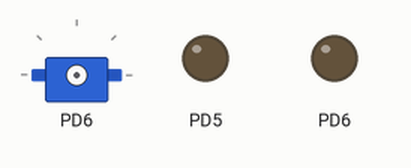
This program was run on a simulated ATmega328P, built with avr-gcc and emulated at 16 MHz. Shown: servo, output pins drawn as LEDs (lit = HIGH). Servo pulses on a pin are drawn as a servo (544–2400 µs = 0–180°); pins used as bus, display or sensor lines are not drawn; what the program prints to the serial monitor is not drawn.

Above: at 0.1 s.
At 3.6 s:
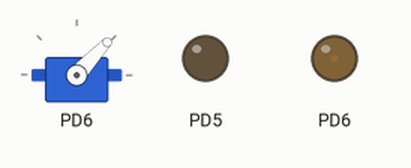
Timing chart, 0 to 5.1 s (numbered marks = the images above):
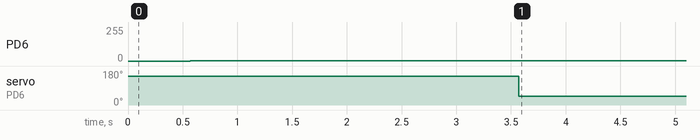

Measured:
- by itself, PD6: 0/255 → 1/255 at 0.57 s
- by itself, servo on PD6: 152° → 47° at 3.6 s

The program:

main.c
```c
/*
 * NFC_I2C_Slave.c
 *
 * Created: 21/08/2025
 * Author: Manuel
 * Description:
 *   Esclavo I2C (0x30) con:
 *      - Lector RFID RC522 (NFC)
 *      - Control de talanquera con servo
 *   Funcionalidad:
 *      - Detecta tarjeta y abre talanquera automáticamente
 *      - Envía UID completo (5 bytes) al maestro cuando este lo solicite con 'R'
 */

#define F_CPU 16000000UL
#include <avr/io.h>
#include <util/delay.h>
#include <avr/interrupt.h>
#include <string.h>
#include <stdio.h>
#include "UART.h"
#include "ALB_RFID.h"
#include "PWM0.h"
#include "I2C.h"

// Dirección I2C del esclavo
#define SlaveAddress 0x30
#define Talanquera_Abierta 950
#define Talanquera_cerrada 450

// ---------------- Variables ----------------
volatile uint8_t buffer = 0;        // Último comando recibido por I2C
uint8_t uid[5] = {0};               // UID de la tarjeta leída
char hex[3];
uint8_t mservo = 1;

// ---------------- NFC ----------------
void lectura_NFC(void) {
    if (rfid_isCard()) {
        UART_write_txt("Tarjeta detectada!\r\n");
        if (rfid_readCardSerial()) {
            UART_write_txt("UID: ");
            for (int i = 0; i < 5; i++) {
                uid[i] = rfid_state.serNum[i]; // guardar UID
                sprintf(hex, "%02X", uid[i]);
                UART_write_txt(hex);
            }
            UART_write_txt("\r\n");

            // Aquí se podría validar UID contra lista autorizada
            // if (uid[0]==0xDE && uid[1]==0xAD && ...) { // ejemplo filtro
            //     Servo_Abrir();
            // }

            // Por ahora cualquier tarjeta abre talanquera
               // tiempo de paso
        }
    }
    _delay_ms(500);
}

// ---------------- I2C ISR ----------------
ISR(TWI_vect) {
    uint8_t estado;
    static uint8_t i = 0;  // índice de envío UID
    estado = TWSR & 0xFC;

    switch (estado) {
        case 0x60: // SLA+W recibido
        case 0x70:
            TWCR |= (1<<TWINT);
            break;

        case 0x80: // Dato recibido desde Maestro
        case 0x90:
            buffer = TWDR;  // Guardamos comando
			if (buffer == 'T'){
				mservo = 1;
			}
            TWCR |= (1 << TWINT);
            break;

        case 0xA8: // SLA+R recibido -> enviar datos
        case 0xB8:
			if (buffer == 'R') {
                TWDR = uid[i++];
                if (i >= 5) i = 0; // reinicia después de enviar 5 bytes
            }else {
                TWDR = 0xFF; // Valor inválido
            }
            TWCR = (1 << TWEN) | (1 << TWIE) | (1 << TWINT) | (1 << TWEA);
            break;

        default:
            TWCR |= (1 << TWINT) | (1 << TWSTO);
            break;
    }
}

// ---------------- MAIN ----------------
int main(void) {
    UART_init();
    I2C_Slave_Init(SlaveAddress);
    rfid_init();
	PWM0_init();

    sei(); // Habilitar interrupciones

    UART_write_txt("\r\nEsclavo I2C - NFC listo!\r\n");

    while (1) {
        lectura_NFC();   // Leer tarjetas

		if (mservo == 1)
		{
			PWM0_dca(Talanquera_Abierta, NO_INVERTING);
			_delay_ms(3000);
			PWM0_dca(Talanquera_cerrada, NO_INVERTING);
			mservo = 0;
		}
    }
}
```

ALB_RFID.c
```c
#include "ALB_RFID.h"

// Instancia global del estado RFID
RFID_State_t rfid_state;

/******************************************************************************
 * Implementación de Funciones de Bajo Nivel (Pines y SPI)
 ******************************************************************************/

// Inicialización de pines (reemplazo de pinMode)
void rfid_pin_init(void) {
    // Configurar pines CS y RST como salida
    RFID_CS_DDR |= (1 << RFID_CS_PIN);
    RFID_RST_DDR |= (1 << RFID_RST_PIN);

    // Inicializar CS en HIGH (inactivo) y RST en HIGH (activo)
    RFID_CS_PORT |= (1 << RFID_CS_PIN);
    RFID_RST_PORT |= (1 << RFID_RST_PIN);
}

// Funciones para controlar el pin Chip Select (CS)
void rfid_cs_low(void) {
    RFID_CS_PORT &= ~(1 << RFID_CS_PIN);
}

void rfid_cs_high(void) {
    RFID_CS_PORT |= (1 << RFID_CS_PIN);
}

// Funciones para controlar el pin Reset (NRSTPD)
void rfid_rst_low(void) {
    RFID_RST_PORT &= ~(1 << RFID_RST_PIN);
}

void rfid_rst_high(void) {
    RFID_RST_PORT |= (1 << RFID_RST_PIN);
}

// Implementación básica de SPI para ATmega328P
void spi_init(void) {
    // Configurar MOSI, SCK, SS (manual) como salida, MISO como entrada
    SPI_DDR |= (1 << SPI_MOSI) | (1 << SPI_SCK) | (1 << SPI_SS);
    SPI_DDR &= ~(1 << SPI_MISO);

    // Habilitar SPI, Maestro, SCK Fosc/16 (ajusta según necesidad)
    SPCR = (1 << SPE) | (1 << MSTR) | (1 << SPR0); // SPR1 y SPR0 para velocidad
    SPSR = 0; // Asegurarse de que SPI2X esté en 0 para Fosc/16
}

unsigned char spi_transfer(unsigned char data) {
    SPDR = data; // Cargar datos en el registro de datos SPI
    while (!(SPSR & (1 << SPIF))); // Esperar a que la transferencia se complete
    return SPDR; // Devolver los datos recibidos
}

/******************************************************************************
 * Implementación de la Librería RFID
 ******************************************************************************/

// Constructor (ahora función de inicialización)
void rfid_init(void) {
    rfid_pin_init(); // Inicializar pines CS y RST
    spi_init();      // Inicializar SPI

    rfid_rst_high(); // Asegurarse de que el pin de reset esté alto

    rfid_reset();

    // Timer: TPrescaler*TreloadVal/6.78MHz = 24ms
    rfid_writeMFRC522(TModeReg, 0x8D);      // Tauto=1; f(Timer) = 6.78MHz/TPreScaler
    rfid_writeMFRC522(TPrescalerReg, 0x3E); // TModeReg[3..0] + TPrescalerReg
    rfid_writeMFRC522(TReloadRegL, 30);
    rfid_writeMFRC522(TReloadRegH, 0);

    rfid_writeMFRC522(TxAutoReg, 0x40);     // 100%ASK
    rfid_writeMFRC522(ModeReg, 0x3D);       // CRC valor inicial de 0x6363

    rfid_antennaOn(); // Abre la antena
}

void rfid_reset(void) {
    rfid_writeMFRC522(CommandReg, PCD_RESETPHASE);
}

void rfid_writeMFRC522(unsigned char addr, unsigned char val) {
    rfid_cs_low();

    // 0XXXXXX0 formato de dirección
    spi_transfer((addr << 1) & 0x7E);
    spi_transfer(val);

    rfid_cs_high();
}

void rfid_antennaOn(void) {
    unsigned char temp;

    temp = rfid_readMFRC522(TxControlReg);
    if (!(temp & 0x03)) {
        rfid_setBitMask(TxControlReg, 0x03);
    }
}

unsigned char rfid_readMFRC522(unsigned char addr) {
    unsigned char val;
    rfid_cs_low();
    spi_transfer(((addr << 1) & 0x7E) | 0x80);
    val = spi_transfer(0x00);
    rfid_cs_high();
    return val;
}

void rfid_setBitMask(unsigned char reg, unsigned char mask) {
    unsigned char tmp;
    tmp = rfid_readMFRC522(reg);
    rfid_writeMFRC522(reg, tmp | mask);  // set bit mask
}

void rfid_clearBitMask(unsigned char reg, unsigned char mask) {
    unsigned char tmp;
    tmp = rfid_readMFRC522(reg);
    rfid_writeMFRC522(reg, tmp & (~mask));  // clear bit mask
}

void rfid_calculateCRC(unsigned char *pIndata, unsigned char len, unsigned char *pOutData) {
    unsigned char i, n;

    rfid_clearBitMask(DivIrqReg, 0x04);         // CRCIrq = 0
    rfid_setBitMask(FIFOLevelReg, 0x80);        // Claro puntero FIFO

    // Escribir datos en el FIFO
    for (i = 0; i < len; i++) {
        rfid_writeMFRC522(FIFODataReg, *(pIndata + i));
    }
    rfid_writeMFRC522(CommandReg, PCD_CALCCRC);

    // Esperar a la finalización de cálculo del CRC
    i = 0xFF;
    do {
        n = rfid_readMFRC522(DivIrqReg);
        i--;
    } while ((i != 0) && !(n & 0x04)); // CRCIrq = 1

    // Lea el cálculo de CRC
    pOutData[0] = rfid_readMFRC522(CRCResultRegL);
    pOutData[1] = rfid_readMFRC522(CRCResultRegM);
}

unsigned char rfid_MFRC522ToCard(unsigned char command, unsigned char *sendData, unsigned char sendLen, unsigned char *backData, unsigned int *backLen) {
    unsigned char status = MI_ERR;
    unsigned char irqEn = 0x00;
    unsigned char waitIRq = 0x00;
    unsigned char lastBits;
    unsigned char n;
    unsigned int i;

    switch (command) {
        case PCD_AUTHENT: // Tarjetas de certificación cerca
        {
            irqEn = 0x12;
            waitIRq = 0x10;
            break;
        }
        case PCD_TRANSCEIVE: // La transmisión de datos FIFO
        {
            irqEn = 0x77;
            waitIRq = 0x30;
            break;
        }
        default:
            break;
    }

    rfid_writeMFRC522(CommIEnReg, irqEn | 0x80); // De solicitud de interrupción
    rfid_clearBitMask(CommIrqReg, 0x80);         // Borrar todos los bits de petición de interrupción
    rfid_setBitMask(FIFOLevelReg, 0x80);         // FlushBuffer=1, FIFO de inicialización

    rfid_writeMFRC522(CommandReg, PCD_IDLE); // NO action; Y cancelar el comando

    // Escribir datos en el FIFO
    for (i = 0; i < sendLen; i++) {
        rfid_writeMFRC522(FIFODataReg, sendData[i]);
    }

    // Ejecutar el comando
    rfid_writeMFRC522(CommandReg, command);
    if (command == PCD_TRANSCEIVE) {
        rfid_setBitMask(BitFramingReg, 0x80); // StartSend=1,transmission of data starts
    }

    // A la espera de recibir datos para completar
    i = 2000; // Tiempo máximo de espera operación M1 25ms tarjeta
    do {
        n = rfid_readMFRC522(CommIrqReg);
        i--;
    } while ((i != 0) && !(n & 0x01) && !(n & waitIRq));

    rfid_clearBitMask(BitFramingReg, 0x80); // StartSend=0

    if (i != 0) {
        if (!(rfid_readMFRC522(ErrorReg) & 0x1B)) // BufferOvfl Collerr CRCErr ProtecolErr
        {
            status = MI_OK;
            if (n & irqEn & 0x01) {
                status = MI_NOTAGERR;
            }

            if (command == PCD_TRANSCEIVE) {
                n = rfid_readMFRC522(FIFOLevelReg);
                lastBits = rfid_readMFRC522(ControlReg) & 0x07;
                if (lastBits) {
                    *backLen = (n - 1) * 8 + lastBits;
                } else {
                    *backLen = n * 8;
                }

                if (n == 0) {
                    n = 1;
                }
                if (n > MAX_LEN) {
                    n = MAX_LEN;
                }

                // Lea los datos recibidos en el FIFO
                for (i = 0; i < n; i++) {
                    backData[i] = rfid_readMFRC522(FIFODataReg);
                }
            }
        } else {
            status = MI_ERR;
        }
    }

    return status;
}

unsigned char rfid_MFRC522Request(unsigned char reqMode, unsigned char *TagType) {
    unsigned char status;
    unsigned int backBits; // Recibió bits de datos

    rfid_writeMFRC522(BitFramingReg, 0x07); // TxLastBists = BitFramingReg[2..0]

    TagType[0] = reqMode;
    status = rfid_MFRC522ToCard(PCD_TRANSCEIVE, TagType, 1, TagType, &backBits);

    if ((status != MI_OK) || (backBits != 0x10)) {
        status = MI_ERR;
    }

    return status;
}

unsigned char rfid_anticoll(unsigned char *serNum_out) {
    unsigned char status;
    unsigned char i;
    unsigned char serNumCheck = 0;
    unsigned int unLen;

    rfid_writeMFRC522(BitFramingReg, 0x00); // TxLastBists = BitFramingReg[2..0]

    serNum_out[0] = PICC_ANTICOLL;
    serNum_out[1] = 0x20;
    status = rfid_MFRC522ToCard(PCD_TRANSCEIVE, serNum_out, 2, serNum_out, &unLen);

    if (status == MI_OK) {
        // Compruebe el número de serie de la tarjeta
        for (i = 0; i < 4; i++) {
            serNumCheck ^= serNum_out[i];
        }
        if (serNumCheck != serNum_out[i]) {
            status = MI_ERR;
        }
    }

    return status;
}

unsigned char rfid_auth(unsigned char authMode, unsigned char BlockAddr, unsigned char *Sectorkey, unsigned char *serNum_in) {
    unsigned char status;
    unsigned int recvBits;
    unsigned char i;
    unsigned char buff[12];

    // Verifique la dirección de comandos de bloques del sector + + contraseña + número de la tarjeta de serie
    buff[0] = authMode;
    buff[1] = BlockAddr;
    for (i = 0; i < 6; i++) {
        buff[i + 2] = *(Sectorkey + i);
    }
    for (i = 0; i < 4; i++) {
        buff[i + 8] = *(serNum_in + i);
    }
    status = rfid_MFRC522ToCard(PCD_AUTHENT, buff, 12, buff, &recvBits);

    if ((status != MI_OK) || (!(rfid_readMFRC522(Status2Reg) & 0x08))) {
        status = MI_ERR;
    }

    return status;
}

unsigned char rfid_read(unsigned char blockAddr, unsigned char *recvData) {
    unsigned char status;
    unsigned int unLen;

    recvData[0] = PICC_READ;
    recvData[1] = blockAddr;
    rfid_calculateCRC(recvData, 2, &recvData[2]);
    status = rfid_MFRC522ToCard(PCD_TRANSCEIVE, recvData, 4, recvData, &unLen);

    if ((status != MI_OK) || (unLen != 0x90)) {
        status = MI_ERR;
    }

    return status;
}

unsigned char rfid_write(unsigned char blockAddr, unsigned char *writeData) {
    unsigned char status;
    unsigned int recvBits;
    unsigned char i;
    unsigned char buff[18];

    buff[0] = PICC_WRITE;
    buff[1] = blockAddr;
    rfid_calculateCRC(buff, 2, &buff[2]);
    status = rfid_MFRC522ToCard(PCD_TRANSCEIVE, buff, 4, buff, &recvBits);

    if ((status != MI_OK) || (recvBits != 4) || ((buff[0] & 0x0F) != 0x0A)) {
        status = MI_ERR;
    }

    if (status == MI_OK) {
        for (i = 0; i < 16; i++) // Datos a la FIFO 16Byte escribir
        {
            buff[i] = *(writeData + i);
        }
        rfid_calculateCRC(buff, 16, &buff[16]);
        status = rfid_MFRC522ToCard(PCD_TRANSCEIVE, buff, 18, buff, &recvBits);

        if ((status != MI_OK) || (recvBits != 4) || ((buff[0] & 0x0F) != 0x0A)) {
            status = MI_ERR;
        }
    }

    return status;
}

void rfid_halt(void) {
    unsigned char status;
    unsigned int unLen;
    unsigned char buff[4];

    buff[0] = PICC_HALT;
    buff[1] = 0;
    rfid_calculateCRC(buff, 2, &buff[2]);

    status = rfid_MFRC522ToCard(PCD_TRANSCEIVE, buff, 4, buff, &unLen);
}

/******************************************************************************
 * Funciones de Alto Nivel (User API)
 ******************************************************************************/

unsigned char rfid_isCard(void) {
    unsigned char status;
    unsigned char str[MAX_LEN];

    status = rfid_MFRC522Request(PICC_REQIDL, str);
    if (status == MI_OK) {
        return 1; // true
    } else {
        return 0; // false
    }
}

unsigned char rfid_readCardSerial(void) {
    unsigned char status;
    unsigned char str[MAX_LEN];

    // Anti-colisión, devuelva el número de serie de tarjeta de 4 bytes
    status = rfid_anticoll(str);
    memcpy(rfid_state.serNum, str, 5); // Copiar el número de serie a la estructura global

    if (status == MI_OK) {
        return 1; // true
    } else {
        return 0; // false
    }
}
```

I2C.c
```c
/*
 * I2C.c
 *
 * Created: 1/08/2025 07:14:56
 *  Author: valen
 */

#include "I2C.h"
//***************************************************************
// Funcion para inicializar I2C Maestro
//***************************************************************
void I2C_Master_Init(unsigned long SCL_Clock, uint8_t Prescaler) {

    DDRC &= ~((1 << DDC4) | (1 << DDC5));  // Pines de I2C como entradas

    switch (Prescaler) {
        case 1:
            TWSR &= ~((1 << TWPS1) | (1 << TWPS0));
            break;
        case 4:
            TWSR &= ~(1 << TWPS1);
            TWSR |= (1 << TWPS0);
            break;
        case 16:
            TWSR &= ~(1 << TWPS0);
            TWSR |= (1 << TWPS1);
            break;
        case 64:
            TWSR |= (1 << TWPS1) | (1 << TWPS0);
            break;
		default:
			TWSR &= ~((1 << TWPS1) | (1 << TWPS0));
			Prescaler=1;
			break;

    }
	TWBR = (((16000000)/SCL_Clock)-16)/(2*Prescaler); //Debe ser mayor a 10 para operar de forma estable
	TWCR |= (1<<TWEN);
}

//************************************************************************
// Funcion de inicio de la comunicacion I2C
//************************************************************************
void I2C_Master_Start(void){
    //uint8_t estado;

    TWCR = (1<<TWINT) | (1<<TWSTA) | (1<<TWEN); // Iniciar condición de start
    while(!(TWCR & (1<<TWINT))); // Espera a que termine la flag TWINT

}

//************************************************************************
// Funcion de parada de la comunicacion I2C
//************************************************************************
void I2C_Master_Stop(void){
    TWCR = (1<<TWEN) | (1<<TWINT) | (1<<TWSTO); // Inicia el envío secuencia parada STOP
}

//************************************************************************
// Función de transmisión de datos del maestro al esclavo
// Retorna 1 si hubo un error o 0 si el esclavo ha recibido
// el dato
//************************************************************************
uint8_t I2C_Master_Write(uint8_t dato){
    uint8_t estado;

    TWDR = dato;  // Cargar el dato
    TWCR = (1<<TWEN) | (1<<TWINT); // Inicia el envío

    while(!(TWCR & (1<<TWINT))); // Espera al flag TWINT

    estado = TWSR & 0xF8; // Verificar estado

    // Verificar si se transmitió una SLA + W con ACK, SLA + R con ACK, o un Dato con ACK
    if(estado == 0x18 || estado == 0x28 || estado == 0x40){
        return 1;
    }else{
        return estado;
    }
}

//************************************************************************
// Función de recepción de datos enviados por el esclavo al maestro
// Esta función es para leer los datos que están en el esclavo
//************************************************************************
uint8_t I2C_Master_Read(uint8_t *buffer, uint8_t ack){
    uint8_t estado;

    if(ack){
        TWCR |= (1<<TWEA);  // Lectura con ACK
    }else{
        TWCR &= ~(1<<TWEA); // Lectura sin ACK
    }

    TWCR |= (1<<TWINT); // Iniciamos la lectura
    while(!(TWCR & (1<<TWINT))); // Espera al flag TWINT

    estado = TWSR & 0xF8; // Verificar estado

    // Verificar dato leído con ACK o sin ACK
    if(estado == 0x58 || estado == 0x50){
        *buffer = TWDR;
        return 1;
    }else{
        return estado;
    }
}

//*****************************************************************************
// Funcion para inicializar I2C Esclavo
//*****************************************************************************

void I2C_Slave_Init(uint8_t address) {
    DDRC &= ~((1<<DDC4)|(1<<DDC5));  // Pines de I2C como entradas

    TWAR = address << 1;  // Se asigna la direccion que tendra
    // TWAR = (address << 1 | 0x01);  // Se asigna la direccion que tendra y habilita llamada gen

    // Se habilita la interfaz, ACK automático, se habilita la ISR
    TWCR = (1<<TWEA) | (1<<TWEN) | (1<<TWIE);
}
```

Source omitted: ALB_RFID.h (7619 bytes), I2C.h (837 bytes), PWM0.c (717 bytes), PWM0.h (222 bytes), UART.h (1844 bytes), spi_simple.c (1058 bytes), spi_simple.h (214 bytes)
